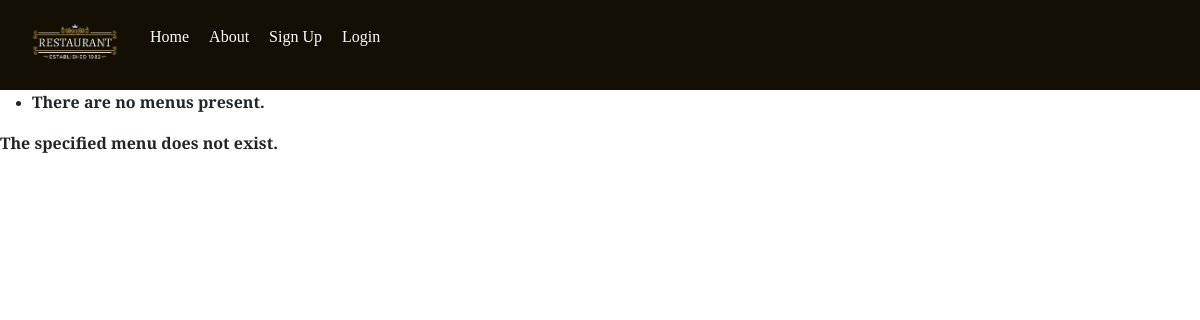
/restaurant/menu/main-menu/, run on an earlier commit of the app's database.
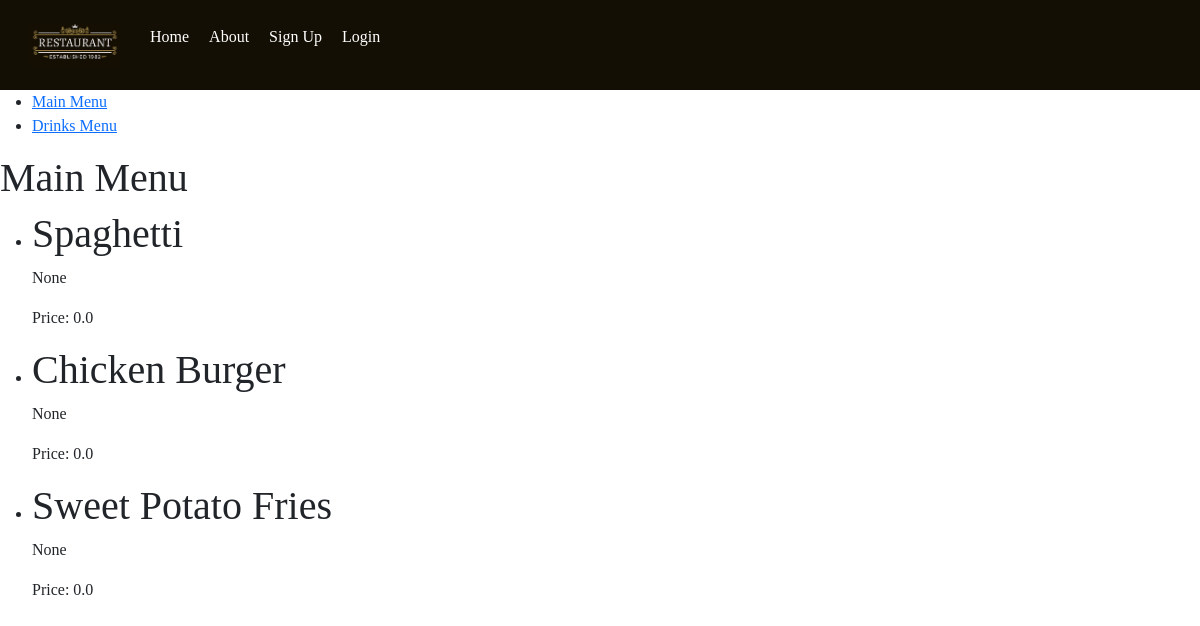
And on a later commit of the database.
### restaurant/models.py (models this page shows, shortened)
class Menu(models.Model):
    MENU_ID_MAX_LENGTH=128
    menuID = models.TextField(max_length=MENU_ID_MAX_LENGTH,unique=True) # primary key
    slug = models.SlugField(unique=True)

class MenuItem(models.Model):
    MENUITEM_ID_MAX_LENGTH=128
    DESCRIPTION_MAX_LENGTH=200
    menuItemID = models.CharField(max_length=MENUITEM_ID_MAX_LENGTH, unique=True) # primary key
    menu = models.ForeignKey(Menu, on_delete=models.CASCADE) # foreign key: one to many - many menu items for one menu
    description = models.CharField(max_length=DESCRIPTION_MAX_LENGTH, default="None")
    price = models.FloatField(default =0.0)
    photo = models.ImageField(upload_to='menu_item_images', blank=True)
    slug = models.SlugField(unique=True)
    class Meta:
        verbose_name_plural = 'MenuItems'

### restaurant/views.py (the view)
# urls.py: path('menu/<slug:menu_name_slug>/', views.show_menu, name='show_menu'),
def show_menu(request,menu_name_slug):
    context_dict = {}
    try:
        menu = Menu.objects.get(slug=menu_name_slug)
        menuItems = MenuItem.objects.filter(menu=menu)
        context_dict['menuItems'] = menuItems
        context_dict['menu'] = menu
    except Menu.DoesNotExist:
        context_dict['menu'] = None
        context_dict['menuItems'] = None
    return render(request, 'restaurant/menu.html', context=context_dict)

### restaurant/templatetags/rango_template_tags.py (called while the page is built)
@register.inclusion_tag('restaurant/menus.html')
def get_menu_list():
    return {'menus': Menu.objects.all() }

### templates/restaurant/menu.html (shortened to what this page needs)
{% extends 'restaurant/base.html' %}
{% block body_block %}
    {% if menu %}
    <h1>{{ menu.menuID }}</h1>
    {% if menuItems %}
    <ul>
        {% for item in menuItems %}
        <li>
          <h1>{{item.menuItemID}}</h1>
          <p>{{item.description}}</p>
          <p>Price: {{item.price}}</p>
        </li>
        {% endfor %}
    </ul>
    {% else %}
        <strong>No items currently in menu.</strong>
    {% endif %}
    {% else %}
    <strong>The specified menu does not exist.</strong>
    {% endif %}
{% endblock %}

### templates/restaurant/base.html (shortened to what this page needs)
<!DOCTYPE html>
{% load static%}
{% load rango_template_tags %}
 <html>
     <head>
        <link rel="stylesheet" type="text/css" media="screen" href="{% static 'css/style.css' %}">
        <link rel="stylesheet" href="https://cdnjs.cloudflare.com/ajax/libs/font-awesome/4.7.0/css/font-awesome.min.css">
        <link href="https://cdn.jsdelivr.net/npm/bootstrap@5.0.2/dist/css/bootstrap.min.css" rel="stylesheet">
            <nav>
            <div class="logo">
               <a href="#"> <img src ="{% static 'images/logo_nav.png' %}" alt="logo"></a>
            </div>
            <ul class="menu">
                    <li><a href="{% url 'restaurant:index' %}" style="text-decoration: none;">Home</a></li>
                    <li><a href="{% url 'restaurant:about' %}" style="text-decoration: none;">About</a></li>
                    {% if user.is_authenticated %}
                    <li><a href="{% url 'restaurant:restricted' %}" style="text-decoration: none;">Restricted Page</a></li>
                    <li><a href="{% url 'auth_logout' %}" style="text-decoration: none;">Logout</a></li>
                    <li><a href="{% url 'restaurant:add_menu' %}" style="text-decoration: none;">Add Menu</a></li>
                    {% else %}
                    <li><a href="{% url 'registration_register' %}" style="text-decoration: none;">Sign Up</a></li>
                    <li><a href="{% url 'auth_login' %}" style="text-decoration: none;">Login</a></li>
                {% endif %}
            </ul>
        </nav>
     </head>
<body>
        <div>
            {% block sidebar_block %}
                {% get_menu_list %}
            {% endblock %}
        </div>
         <div>
             {% block body_block %}
             {% endblock %}
         </div>
     </body>
 </html>

### templates/restaurant/menus.html
<ul>
    {% if menus %}
        {% for m in menus %}
            <li>
                <a href="{% url 'restaurant:show_menu' m.slug %}">{{ m.menuID }}</a>
            </li>
        {% endfor %}
    {% else %}
        <li><strong>There are no menus present.</strong></li>
    {% endif %}
</ul>

### static/css/style.css (style rules this page uses)
:root { --brown:#2e2b24; --gold: #EDC270; }
* { margin: 0; padding: 0; box-sizing: border-box; font-family: 'PT Serif', serif; text-decoration: none; }
p { text-transform: none; }
nav { background-color: #140f04; padding: 10px 20px; display: flex; align-items: center; font-family: 'PT Serif', serif; text-decoration: none; }
nav a { color: #fff; }
.logo img { width: 90px; margin-left: 10px; }
.menu { padding-left: 20px; display: flex; align-items: center; list-style: none; }
.menu li { padding: 15px 10px; font-size: 16px; }

What changed in the data, as far as the page shows it:
added Menu: menuID "Main Menu"
added Menu: menuID "Drinks Menu"
added MenuItem: menuItemID "Spaghetti", description "None", price "0.0"
added MenuItem: menuItemID "Chicken Burger", description "None", price "0.0"
added MenuItem: menuItemID "Sweet Potato Fries", description "None", price "0.0"
Also different on the page:
text no longer shown: "There are no menus present. The specified menu does not exist."
